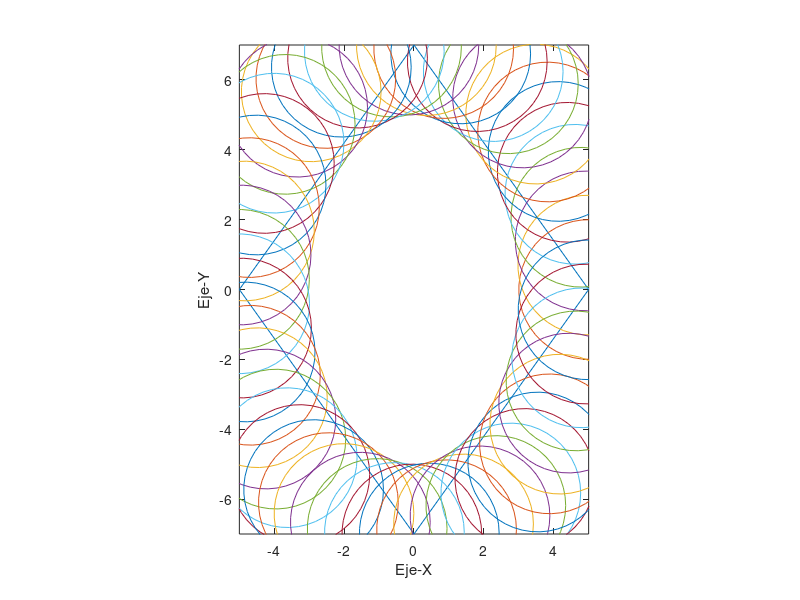

Reproduce this figure in MATLAB.
% Define el radio del círculo y el número de puntos en la circunferencia
clear
clc
close all
a = 5;
b = 7;
r = 2;
n = 50;

% Crea el vector de puntos en la circunferencia del círculo
t = linspace(0, 2*pi, n);
xc = r * cos(t);
yc = r * sin(t);

% Define los vértices del rombo
x1 = 0;
y1 = b;
x2 = a;
y2 = 0;
x3 = 0;
y3 = -b;
x4 = -a;
y4 = 0;

% Dibuja el rombo
plot([x1 x2 x3 x4 x1], [y1 y2 y3 y4 y1], '-');

hold on;
xlabel('Eje-X')
ylabel('Eje-Y')
% Gira el círculo alrededor del perímetro del rombo
for t = 0:0.1:2*pi
    x = a * cos(t);
    y = b * sin(t);
    plot(x + xc, y + yc, '-');
    axis([-a a -b b]);
    axis equal;
    pause(0.1);
end

